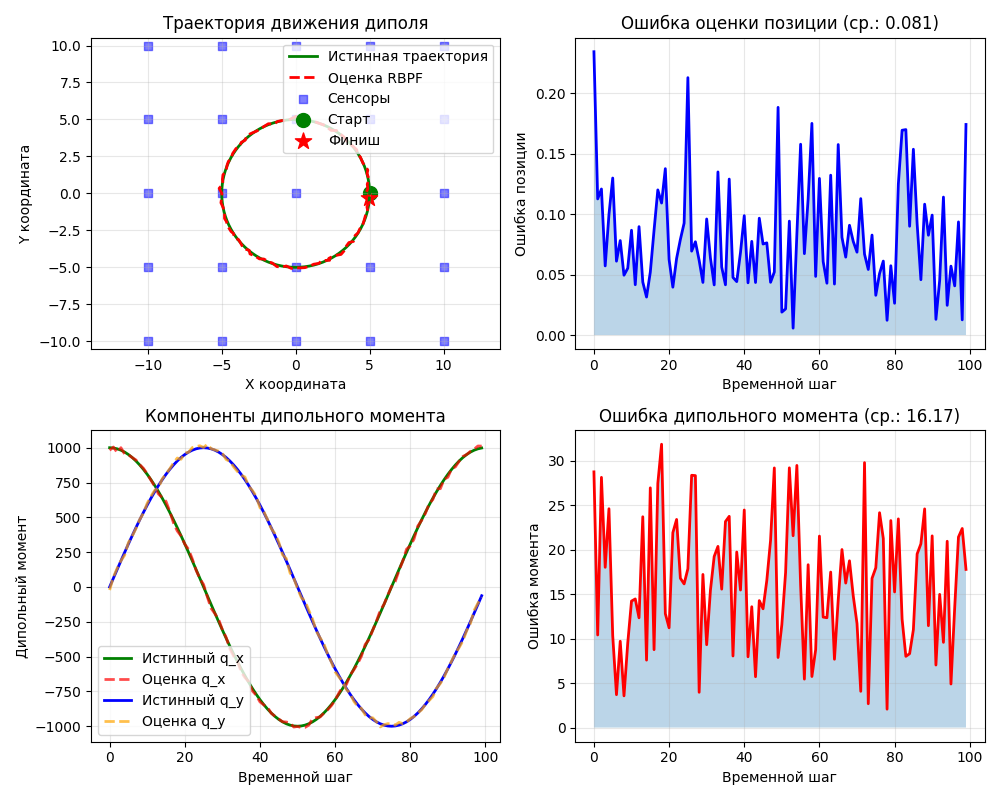

Python code for this plot:
import numpy as np
import matplotlib.pyplot as plt
from scipy.linalg import sqrtm

class RBPF:
    """
    Исправленная версия RBPF с правильным масштабированием
    """
    def __init__(self, n_particles, sensors, mu0=4*np.pi*1e-7,
                 lambda_pos=1.0, delta_mom=0.25, snr_db=20):
        self.N = n_particles
        self.sensors = np.asarray(sensors, dtype=np.float64)
        self.L = len(sensors)
        self.mu0 = mu0
        
        # Параметры случайного блуждания из задания 3: x_{k+1} = x_k + w_{k+1}
        # Q_p и Q_q - матрицы ковариаций шума процесса для позиции и момента диполя
        self.Q_p = (lambda_pos**2) * np.eye(2, dtype=np.float64)
        self.Q_q = (delta_mom**2) * np.eye(2, dtype=np.float64)
        
        # SNR-based шум: задаём уровень доверия к измерениям заранее
        self.snr_db = snr_db
        self.R = None
        self.inv_R = None
        
        # Хранилище частиц: позиция берётся в фильтр частиц, а момент оценивается аналитически (теорема Рао-Блэкуэлла)
        self.particles_p = None
        self.q_mean = None
        self.q_cov = None
        self.weights = None

    def compute_measurements(self, p, q):
        """Вычисление магнитного поля (векторизовано)"""
        # Разности координат: вектор от диполя до каждого сенсора
        dx = self.sensors[np.newaxis, :, 0] - p[:, 0:1]
        dy = self.sensors[np.newaxis, :, 1] - p[:, 1:2]
        dz = self.sensors[np.newaxis, :, 2]
        
        # Расстояния до куба для знаменателя
        r2 = dx**2 + dy**2 + dz**2
        r3 = np.power(r2, 1.5) + 1e-12
        
        # Формула Био-Савара для перпендикулярной компоненты поля.
        # Модель линейна относительно q, что позволяет разделить оценку позиции и момента
        factor = self.mu0 / (4.0 * np.pi)
        B = factor * (q[:, 0:1] * dy - q[:, 1:2] * dx) / r3
        
        return B.squeeze()

    def initialize_with_snr(self, p_mean, p_cov, q_mean, q_cov, y_first):
        """
        Инициализация с автоматическим определением шума на основе SNR
        """
        # Генерируем начальный набор частиц позиции из априорного распределения
        self.particles_p = np.random.multivariate_normal(p_mean, p_cov, self.N)
        # Для каждой частицы заводим отдельные параметры фильтра Калмана для момента
        self.q_mean = np.tile(q_mean, (self.N, 1))
        self.q_cov = np.tile(q_cov[np.newaxis, :, :], (self.N, 1, 1))
        self.weights = np.ones(self.N, dtype=np.float64) / self.N
        
        # Оценка уровня сигнала для определения шума
        # Используем первую частицу для примерной оценки
        B_est = self.compute_measurements(self.particles_p[:1], self.q_mean[:1])
        signal_power = np.mean(B_est**2)
        
        # Устанавливаем ковариацию шума наблюдения R исходя из заданного SNR
        noise_power = signal_power / (10**(self.snr_db/10))
        noise_std = np.sqrt(noise_power)
        
        self.R = noise_std**2 * np.eye(self.L, dtype=np.float64)
        self.inv_R = 1.0 / noise_std**2
        
        return self.R

    def predict(self):
        """Шаг предсказания (разнесение частиц и прогноз Калмана)"""
        # Случайное блуждание позиции: добавляем шум процесса к каждой частице
        self.particles_p += np.random.multivariate_normal(
            np.zeros(2), self.Q_p, self.N
        )
        # Случайное блуждание момента: сдвигаем среднее значение Калмана
        self.q_mean += np.random.multivariate_normal(
            np.zeros(2), self.Q_q, self.N
        )
        # Прогноз ковариации момента по формуле Калмана: P_{k|k-1} = P_{k-1|k-1} + Q_q
        self.q_cov += self.Q_q[np.newaxis, :, :]

    def update(self, y):
        """Шаг коррекции с использованием информационного фильтра"""
        y = np.asarray(y, dtype=np.float64).flatten()
        p = self.particles_p
        
        # 1. Вычисление матрицы чувствительности G (lead field matrix)
        # Показывает, как изменение момента q влияет на показания сенсоров при фиксированной позиции
        dx = self.sensors[np.newaxis, :, 0] - p[:, 0:1]
        dy = self.sensors[np.newaxis, :, 1] - p[:, 1:2]
        dz = self.sensors[np.newaxis, :, 2]
        r2 = dx**2 + dy**2 + dz**2
        r3 = np.power(r2, 1.5) + 1e-12
        factor = self.mu0 / (4.0 * np.pi)
        
        G = np.empty((self.N, self.L, 2), dtype=np.float64)
        G[:, :, 0] = factor * dy / r3  # ∂B/∂q_x
        G[:, :, 1] = -factor * dx / r3  # ∂B/∂q_y
        
        # 2. Предсказанные измерения и вектор инноваций (разница между реальным и предсказанным)
        y_pred = np.einsum('nij,nj->ni', G, self.q_mean)
        innov = y[np.newaxis, :] - y_pred
        
        # 3. Информационная форма Калмана для q (обновляем обратную ковариацию, это численно стабильнее)
        GtG = np.einsum('nli,nlj->nij', G, G)
        
        # Апостериорная ковариация q: J_new = J_prior + G^T R^{-1} G
        inv_prior = np.linalg.inv(self.q_cov)
        A = inv_prior + self.inv_R * GtG
        P_new = np.linalg.inv(A)
        
        # 4. Вычисление правдоподобия для весов частиц
        # Аналитически исключаем q из апостериорного распределения (суть теоремы Рао-Блэкуэлла)
        # Считаем логарифм правдоподобия, чтобы избежать переполнения при перемножении вероятностей
        v = innov * self.inv_R
        vG = np.einsum('nl,nli->ni', v, G)
        
        # Квадратичная форма в экспоненте гауссовского распределения
        quad = np.einsum('ni,nij,nj->n', vG, P_new, vG)
        
        # Логарифмический определитель ковариации инноваций через матричное тождество
        det_term = np.eye(2)[np.newaxis, :, :] + self.inv_R * (self.q_cov @ GtG)
        sign, logdet_det_term = np.linalg.slogdet(det_term)
        logdet_S = self.L * np.log(1.0/self.inv_R) + logdet_det_term
        
        # Итоговый логарифм правдоподобия
        log_likelihood = -0.5 * (self.inv_R * np.sum(innov**2, axis=1) - quad + logdet_S)
        
        # Обновление весов по формуле Байеса и нормировка
        log_weights = log_likelihood + np.log(self.weights + 1e-300)
        log_weights -= np.max(log_weights)
        self.weights = np.exp(log_weights)
        self.weights /= np.sum(self.weights + 1e-300)
        
        # Обновление моментов q с учётом полученных измерений (шаг коррекции Калмана)
        self.q_mean += np.einsum('nij,nj->ni', P_new, vG)
        self.q_cov = P_new

    def resample(self, threshold_ratio=0.5):
        """Ресэмплинг при малом ESS (борьба с вырождением частиц)"""
        # Считаем эффективное количество частиц
        ess = 1.0 / np.sum(self.weights**2)
        if ess < threshold_ratio * self.N:
            # Если частиц осталось мало, делаем систематический ресэмплинг
            indices = self._systematic_resample()
            self.particles_p = self.particles_p[indices]
            self.q_mean = self.q_mean[indices]
            self.q_cov = self.q_cov[indices]
            self.weights.fill(1.0 / self.N)
        return ess

    def _systematic_resample(self):
        """Систематический ресэмплинг"""
        u = (np.arange(self.N) + np.random.random()) / self.N
        cs = np.cumsum(self.weights)
        indices = np.searchsorted(cs, u)
        return np.clip(indices, 0, self.N - 1)

    def get_estimate(self):
        """Получение взвешенной оценки состояния"""
        # Условное матожидание апостериорного распределения: сумма частиц, умноженных на их веса
        p_est = np.average(self.particles_p, weights=self.weights, axis=0)
        q_est = np.average(self.q_mean, weights=self.weights, axis=0)
        return p_est, q_est
    

def generate_realistic_data(T, sensors, true_trajectory, noise_std_scale=0.01):
    """
    Генерация синтетических данных для проверки работы фильтра
    """
    L = len(sensors)
    mu0 = 4 * np.pi * 1e-7
    factor = mu0 / (4 * np.pi)
    
    p_true = np.zeros((T, 2))
    q_true = np.zeros((T, 2))
    y_clean = np.zeros((T, L))
    
    # Истинная траектория (движение по кругу) и вращение момента
    for k in range(T):
        t = k / T * 2 * np.pi
        p_true[k] = true_trajectory['center'] + true_trajectory['radius'] * np.array([np.cos(t), np.sin(t)])
        
        # Дипольный момент (вращается)
        q_true[k] = true_trajectory['q_amplitude'] * np.array([np.cos(t), np.sin(t)])
        
        # Вычисление чистого магнитного поля по закону Био-Савара без шума
        for i, (px, py) in enumerate([p_true[k]]):
            dx = sensors[:, 0] - px
            dy = sensors[:, 1] - py
            dz = sensors[:, 2]
            r3 = (dx**2 + dy**2 + dz**2)**1.5 + 1e-12
            y_clean[k] = factor * (q_true[k, 0] * dy - q_true[k, 1] * dx) / r3
    
    # Оценка уровня шума на основе амплитуды сигнала
    signal_std = np.std(y_clean)
    noise_std = noise_std_scale * signal_std
    
    # Добавление аддитивного белого гауссовского шума
    y_noisy = y_clean + np.random.normal(0, noise_std, (T, L))
    
    return p_true, q_true, y_clean, y_noisy, noise_std


T = 100  # Временных шагов
L = 25   # Сенсоров (5x5 сетка)

# Создание сенсоров на высоте 3 единицы
x = np.linspace(-10, 10, 5)
y = np.linspace(-10, 10, 5)
xx, yy = np.meshgrid(x, y)
sensors = np.column_stack([xx.ravel(), yy.ravel(), np.ones(25) * 3])

# Истинная траектория
true_trajectory = {
    'center': np.array([0.0, 0.0]),
    'radius': 5.0,
    'q_amplitude': 1000.0  # Дипольный момент (в единицах A·м)
}

p_true, q_true, y_clean, y_noisy, noise_std = generate_realistic_data(
    T, sensors, true_trajectory, noise_std_scale=0.05
)

# Инициализация фильтра
rbpf = RBPF(
    n_particles=2000,
    sensors=sensors,
    lambda_pos=0.5,
    delta_mom=50.0,  # Увеличен для соответствия амплитуде
    snr_db=20
)

# Инициализация с первым измерением для оценки SNR и расстановки частиц
rbpf.initialize_with_snr(
    p_mean=np.array([0.0, 0.0]),
    p_cov=np.diag([100.0, 100.0]),
    q_mean=np.array([500.0, 0.0]),
    q_cov=np.diag([10000.0, 10000.0]),
    y_first=y_noisy[0]
)

# Фильтрация
p_est = []
q_est = []
ess_history = []

for k in range(T):
    if k > 0:
        rbpf.predict()
    rbpf.update(y_noisy[k])
    ess = rbpf.resample()
    p_k, q_k = rbpf.get_estimate()
    p_est.append(p_k)
    q_est.append(q_k)
    ess_history.append(ess)

p_est = np.array(p_est)
q_est = np.array(q_est)


# 1. График траектории
plt.figure(figsize=(10, 8))

# Основной график траектории
plt.subplot(2, 2, 1)
plt.plot(p_true[:, 0], p_true[:, 1], 'g-', linewidth=2, label='Истинная траектория')
plt.plot(p_est[:, 0], p_est[:, 1], 'r--', linewidth=2, label='Оценка RBPF')
plt.scatter(sensors[:, 0], sensors[:, 1], c='blue', marker='s', s=30, alpha=0.5, label='Сенсоры')
plt.scatter(p_true[0, 0], p_true[0, 1], c='green', marker='o', s=100, label='Старт')
plt.scatter(p_true[-1, 0], p_true[-1, 1], c='red', marker='*', s=150, label='Финиш')
plt.xlabel('X координата')
plt.ylabel('Y координата')
plt.title('Траектория движения диполя')
plt.legend()
plt.grid(True, alpha=0.3)
plt.axis('equal')

# 2. Ошибка позиции
plt.subplot(2, 2, 2)
position_error = np.sqrt(np.sum((p_true - p_est)**2, axis=1))
plt.plot(position_error, 'b-', linewidth=2)
plt.fill_between(range(len(position_error)), 0, position_error, alpha=0.3)
plt.xlabel('Временной шаг')
plt.ylabel('Ошибка позиции')
plt.title(f'Ошибка оценки позиции (ср.: {np.mean(position_error):.3f})')
plt.grid(True, alpha=0.3)

# 3. Дипольный момент
plt.subplot(2, 2, 3)
plt.plot(q_true[:, 0], 'g-', label='Истинный q_x', linewidth=2)
plt.plot(q_est[:, 0], 'r--', label='Оценка q_x', linewidth=2, alpha=0.7)
plt.plot(q_true[:, 1], 'b-', label='Истинный q_y', linewidth=2)
plt.plot(q_est[:, 1], 'orange', linestyle='--', label='Оценка q_y', linewidth=2, alpha=0.7)
plt.xlabel('Временной шаг')
plt.ylabel('Дипольный момент')
plt.title('Компоненты дипольного момента')
plt.legend()
plt.grid(True, alpha=0.3)

# 4. Ошибка дипольного момента
plt.subplot(2, 2, 4)
moment_error = np.sqrt(np.sum((q_true - q_est)**2, axis=1))
plt.plot(moment_error, 'r-', linewidth=2)
plt.fill_between(range(len(moment_error)), 0, moment_error, alpha=0.3)
plt.xlabel('Временной шаг')
plt.ylabel('Ошибка момента')
plt.title(f'Ошибка дипольного момента (ср.: {np.mean(moment_error):.2f})')
plt.grid(True, alpha=0.3)

plt.tight_layout()
plt.show()
